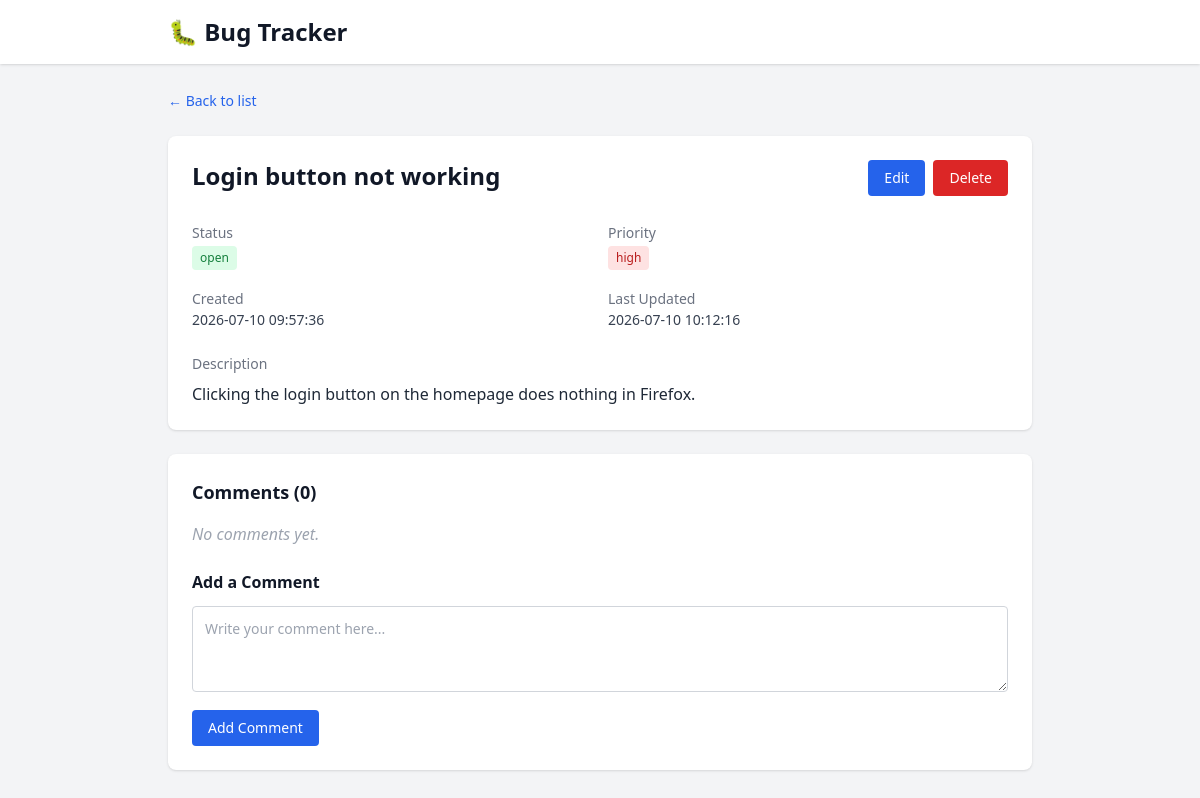
Before: /bug/1 with the older database file.
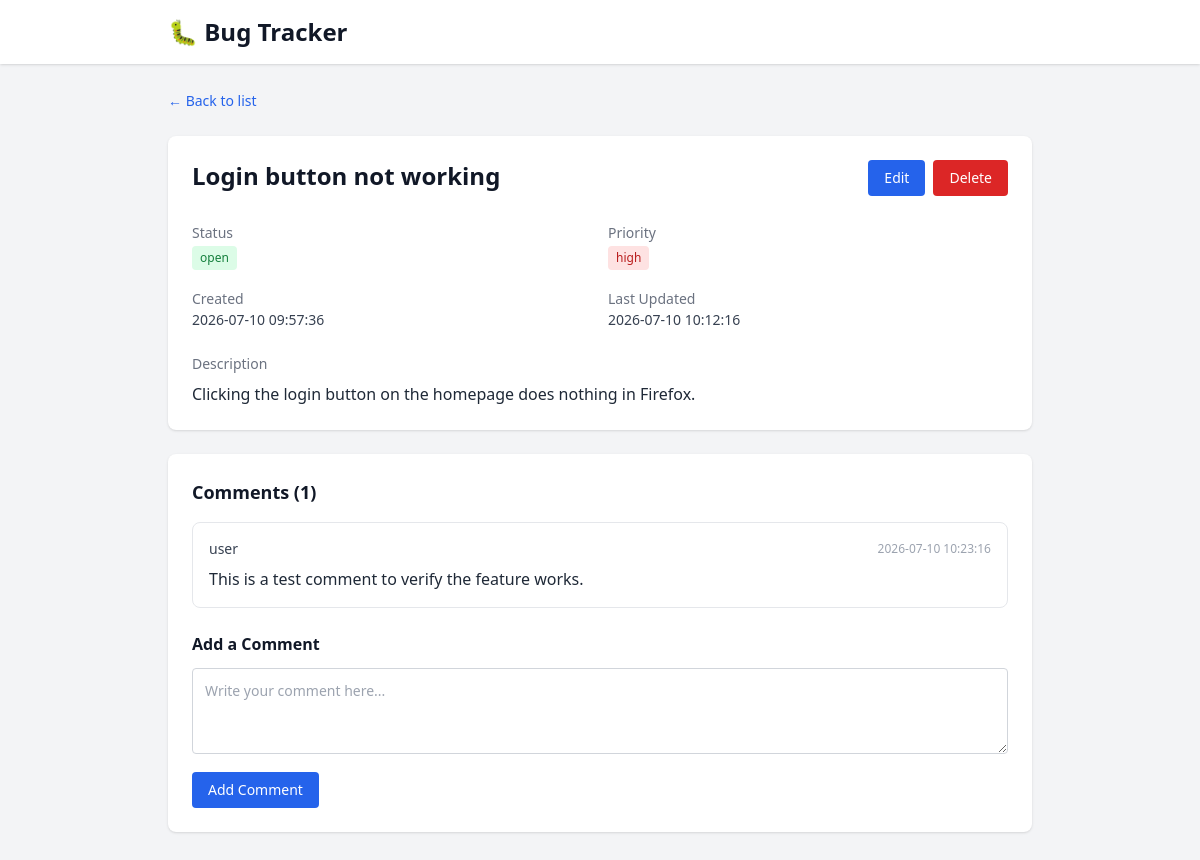
After: the same page with the newer database file.
### tables this page shows
CREATE TABLE comments (
            id          INTEGER PRIMARY KEY AUTOINCREMENT,
            bug_id      INTEGER NOT NULL,
            author      TEXT DEFAULT 'user',
            body        TEXT NOT NULL,
            created_at  TIMESTAMP DEFAULT CURRENT_TIMESTAMP,
            FOREIGN KEY (bug_id) REFERENCES bugs(id) ON DELETE CASCADE
        );

### app.py (the view)
@app.route("/bug/<int:bug_id>")
def bug_detail(bug_id):
    bug = get_bug(bug_id)
    if bug is None:
        flash("Bug not found.", "error")
        return redirect(url_for("index"))
    comments = get_comments_for_bug(bug_id)
    return render_template("bug_detail.html", bug=bug, comments=comments)

### db.py (called while the page is built)
def get_connection():
    conn = sqlite3.connect(DB_NAME)
    conn.row_factory = sqlite3.Row
    return conn

def get_bug(bug_id):
    conn = get_connection()
    bug = conn.execute(
        "SELECT * FROM bugs WHERE id = ?", (bug_id,)
    ).fetchone()
    conn.close()
    return bug

def get_comments_for_bug(bug_id):
    conn = get_connection()
    comments = conn.execute(
        "SELECT * FROM comments WHERE bug_id = ? ORDER BY created_at ASC",
        (bug_id,),
    ).fetchall()
    conn.close()
    return comments

### templates/bug_detail.html (shortened to what the changed rows need)
{% extends "base.html" %}
{% block content %}
    <div class="bg-white rounded-lg shadow p-6">
        <div class="flex justify-between items-start mb-6">
            <h2 class="text-2xl font-bold">{{ bug.title }}</h2>
        </div>
    </div>
    <div class="bg-white rounded-lg shadow p-6 mt-6">
        <h3 class="text-lg font-bold mb-4">Comments ({{ comments|length }})</h3>
        {% if comments %}
            <div class="space-y-4 mb-6">
                {% for comment in comments %}
                    <div class="border rounded-lg p-4">
                        <div class="flex justify-between items-center mb-2">
                            <span class="text-sm font-medium text-gray-700">{{ comment.author }}</span>
                            <span class="text-xs text-gray-400">{{ comment.created_at }}</span>
                        </div>
                        <p class="text-gray-800 whitespace-pre-wrap">{{ comment.body }}</p>
                    </div>
                {% endfor %}
            </div>
        {% else %}
            <p class="text-gray-400 italic mb-6">No comments yet.</p>
        {% endif %}
        <h4 class="text-md font-semibold mb-3">Add a Comment</h4>
        <form action="/bug/{{ bug.id }}/comment" method="POST">
            <textarea name="body" rows="3" class="w-full border border-gray-300 rounded p-3 text-sm focus:outline-none focus:ring-2 focus:ring-blue-500 focus:border-transparent" placeholder="Write your comment here..." required></textarea>
            <button type="submit" class="mt-3 bg-blue-600 text-white px-4 py-2 rounded hover:bg-blue-700 transition text-sm">
            </button>
        </form>
    </div>
{% endblock %}

Changed rows visible on the page:
added comments: author "user", created_at "2026-07-10 10:23:16", body "This is a test comment to verify the feature works."
Other visible differences:
{{ comments|length }}: "0" → "1"
text no longer shown: "No comments yet."
